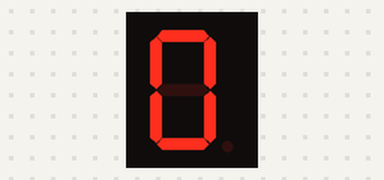
Simulated run of this program. Board: ESP32 board running MicroPython. Shown: 1-digit seven-segment display. The segment pins are drawn as the display they are named for.

Above: at 0.1 s.
At 2.1 s:
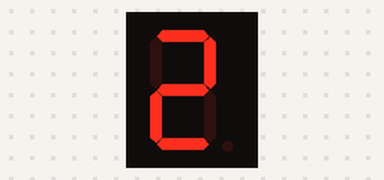
At 3.1 s:
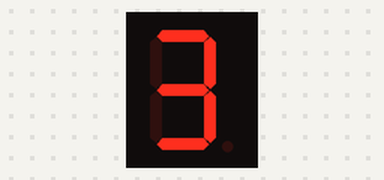
At 5.1 s:
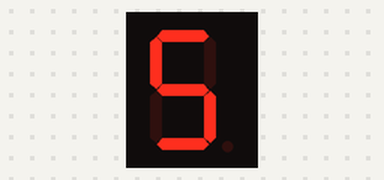
At 6.1 s:
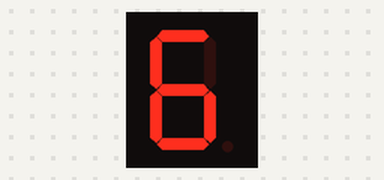
At 9.1 s:
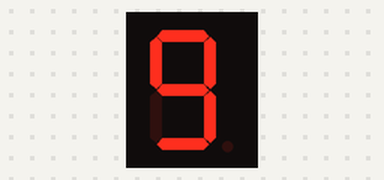

Measured:
- by itself, everything shown: repeats every 10.0 s, in 10 steps
- what the display in image 0 shows lasts 1.0 s, from 0.1 s to 1.1 s

The program:

digit.py
```python
"""
MIT License

Copyright (c) 2022 ljnath

Permission is hereby granted, free of charge, to any person obtaining a copy
of this software and associated documentation files (the "Software"), to deal
in the Software without restriction, including without limitation the rights
to use, copy, modify, merge, publish, distribute, sublicense, and/or sell
copies of the Software, and to permit persons to whom the Software is
furnished to do so, subject to the following conditions:

The above copyright notice and this permission notice shall be included in all
copies or substantial portions of the Software.

THE SOFTWARE IS PROVIDED "AS IS", WITHOUT WARRANTY OF ANY KIND, EXPRESS OR
IMPLIED, INCLUDING BUT NOT LIMITED TO THE WARRANTIES OF MERCHANTABILITY,
FITNESS FOR A PARTICULAR PURPOSE AND NONINFRINGEMENT. IN NO EVENT SHALL THE
AUTHORS OR COPYRIGHT HOLDERS BE LIABLE FOR ANY CLAIM, DAMAGES OR OTHER
LIABILITY, WHETHER IN AN ACTION OF CONTRACT, TORT OR OTHERWISE, ARISING FROM,
OUT OF OR IN CONNECTION WITH THE SOFTWARE OR THE USE OR OTHER DEALINGS IN THE
SOFTWARE.

Micropython code to display counter from 0 to 9 in a 7-segment common cathode LED display.
Tested this code on ESP32

Author: Lakhya Jyoti Nath
Date: September 2022

7segment LED display

        A
    o--------o
    |        | B
  F |   G    |
    o--------o
    |        | C
  E |        |
    o--------o
        D

"""
import time

import machine

A = machine.Pin(27, machine.Pin.OUT)    # GPIO27
B = machine.Pin(14 , machine.Pin.OUT)   # GPIO14
C = machine.Pin(23, machine.Pin.OUT)    # GPIO23
D = machine.Pin(22, machine.Pin.OUT)    # GPIO22
E = machine.Pin(1, machine.Pin.OUT)     # GPIO1
F = machine.Pin(12, machine.Pin.OUT)   	# GPIO12
G = machine.Pin(13, machine.Pin.OUT)   	# GPIO13

ALL_SEGMENTS = (A, B, C, D, E, F, G)

DIGITS = {
    0 : (A, B, C, D, E, F),
    1 : (B, C),
    2 : (A, B,  D, E, G),
    3 : (A, B, C, D, G),
    4 : (B, C, F, G),
    5 : (A, C, D, F, G),
    6 : (A, C, D, E, F, G),
    7 : (A, B, C),
    8 : (A, B, C, D, E, F, G),
    9 : (A, B, C, D, F, G)
}

def main():
    """
    Main driver function
    """
    counter = 0
    while True:

        # turning off all segements
        _ = [segment.off() for segment in ALL_SEGMENTS]

        # getting all segments that needs to be lit up based on the counter value
        segments_to_lit = DIGITS[counter]

        # liting up all the segments
        _ = [segment.on() for segment in segments_to_lit]

        # increasing counter value
        counter += 1

        # resetting counter if counter is greater then 10 as it cannot be displayed in a single 7segment LCD display
        if counter >= 10:
            counter = 0

        # sleeping for 1s to simulation an elapse of 1s
        time.sleep(1)

if __name__ == '__main__':
    main()
```
